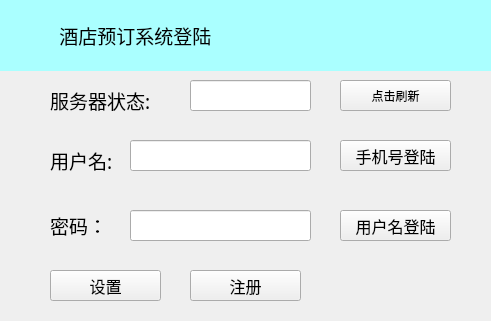
<?xml version="1.0" encoding="UTF-8"?>
<ui version="4.0">
 <class>LoginWidget</class>
 <widget class="QWidget" name="LoginWidget">
  <property name="geometry">
   <rect>
    <x>0</x>
    <y>0</y>
    <width>491</width>
    <height>321</height>
   </rect>
  </property>
  <property name="windowTitle">
   <string>LoginWidget</string>
  </property>
  <widget class="QLabel" name="label">
   <property name="geometry">
    <rect>
     <x>0</x>
     <y>0</y>
     <width>491</width>
     <height>71</height>
    </rect>
   </property>
   <property name="font">
    <font>
     <family>楷体</family>
     <pointsize>14</pointsize>
    </font>
   </property>
   <property name="styleSheet">
    <string notr="true">background:rgb(170, 255, 255)</string>
   </property>
   <property name="text">
    <string>            酒店预订系统登陆</string>
   </property>
  </widget>
  <widget class="QLabel" name="label_2">
   <property name="geometry">
    <rect>
     <x>50</x>
     <y>140</y>
     <width>91</width>
     <height>41</height>
    </rect>
   </property>
   <property name="font">
    <font>
     <family>楷体</family>
     <pointsize>14</pointsize>
    </font>
   </property>
   <property name="text">
    <string>用户名:</string>
   </property>
  </widget>
  <widget class="QLabel" name="label_3">
   <property name="geometry">
    <rect>
     <x>50</x>
     <y>210</y>
     <width>81</width>
     <height>31</height>
    </rect>
   </property>
   <property name="font">
    <font>
     <family>楷体</family>
     <pointsize>14</pointsize>
    </font>
   </property>
   <property name="text">
    <string>密码：</string>
   </property>
  </widget>
  <widget class="QLineEdit" name="lineEdit_id">
   <property name="geometry">
    <rect>
     <x>130</x>
     <y>140</y>
     <width>181</width>
     <height>31</height>
    </rect>
   </property>
   <property name="font">
    <font>
     <family>楷体</family>
     <pointsize>12</pointsize>
    </font>
   </property>
  </widget>
  <widget class="QLineEdit" name="lineedit_passwd">
   <property name="geometry">
    <rect>
     <x>130</x>
     <y>210</y>
     <width>181</width>
     <height>31</height>
    </rect>
   </property>
   <property name="font">
    <font>
     <family>楷体</family>
     <pointsize>12</pointsize>
    </font>
   </property>
  </widget>
  <widget class="QPushButton" name="pb_register">
   <property name="geometry">
    <rect>
     <x>190</x>
     <y>270</y>
     <width>111</width>
     <height>31</height>
    </rect>
   </property>
   <property name="font">
    <font>
     <family>楷体</family>
     <pointsize>12</pointsize>
    </font>
   </property>
   <property name="text">
    <string>注册</string>
   </property>
  </widget>
  <widget class="QPushButton" name="pb_login">
   <property name="geometry">
    <rect>
     <x>340</x>
     <y>210</y>
     <width>111</width>
     <height>31</height>
    </rect>
   </property>
   <property name="font">
    <font>
     <family>楷体</family>
     <pointsize>12</pointsize>
    </font>
   </property>
   <property name="text">
    <string>用户名登陆</string>
   </property>
  </widget>
  <widget class="QPushButton" name="pb_setting">
   <property name="geometry">
    <rect>
     <x>50</x>
     <y>270</y>
     <width>111</width>
     <height>31</height>
    </rect>
   </property>
   <property name="font">
    <font>
     <family>楷体</family>
     <pointsize>12</pointsize>
    </font>
   </property>
   <property name="text">
    <string>设置</string>
   </property>
  </widget>
  <widget class="QPushButton" name="pb_login_call">
   <property name="geometry">
    <rect>
     <x>340</x>
     <y>140</y>
     <width>111</width>
     <height>31</height>
    </rect>
   </property>
   <property name="font">
    <font>
     <family>楷体</family>
     <pointsize>12</pointsize>
    </font>
   </property>
   <property name="text">
    <string>手机号登陆</string>
   </property>
  </widget>
  <widget class="QPushButton" name="pb_refresh">
   <property name="geometry">
    <rect>
     <x>340</x>
     <y>80</y>
     <width>111</width>
     <height>31</height>
    </rect>
   </property>
   <property name="text">
    <string>点击刷新</string>
   </property>
  </widget>
  <widget class="QLabel" name="label_4">
   <property name="geometry">
    <rect>
     <x>50</x>
     <y>80</y>
     <width>141</width>
     <height>41</height>
    </rect>
   </property>
   <property name="font">
    <font>
     <family>楷体</family>
     <pointsize>14</pointsize>
    </font>
   </property>
   <property name="text">
    <string>服务器状态:</string>
   </property>
  </widget>
  <widget class="QLineEdit" name="lineEdit_severstate">
   <property name="geometry">
    <rect>
     <x>190</x>
     <y>80</y>
     <width>121</width>
     <height>31</height>
    </rect>
   </property>
   <property name="font">
    <font>
     <family>楷体</family>
     <pointsize>12</pointsize>
    </font>
   </property>
   <property name="focusPolicy">
    <enum>Qt::NoFocus</enum>
   </property>
  </widget>
 </widget>
 <layoutdefault spacing="6" margin="11"/>
 <resources/>
 <connections/>
</ui>
